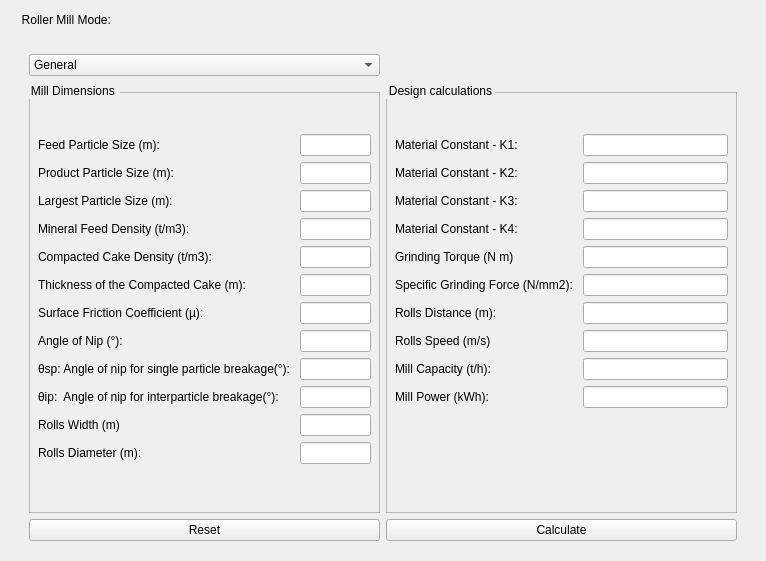
                               <widget class="QWidget" name="molino_rodillo">
                                <layout class="QHBoxLayout" name="horizontalLayout_20">
                                 <item>
                                  <widget class="QWidget" name="widget_17" native="true">
                                   <layout class="QHBoxLayout" name="horizontalLayout_21">
                                    <property name="topMargin">
                                     <number>0</number>
                                    </property>
                                    <property name="bottomMargin">
                                     <number>0</number>
                                    </property>
                                    <item>
                                     <widget class="QGroupBox" name="groupBox_24">
                                      <property name="styleSheet">
                                       <string notr="true">QGroupBox {
    border: 2px;
	font: 600 12pt &quot;Bookman Old Style&quot;;
    margin-top: 13px; /* Ajusta el margen superior según tus necesidades */
    padding-top: 30px; /* Ajusta el espaciado superior según tus necesidades */
}

</string>
                                      </property>
                                      <property name="title">
                                       <string>Roller Mill Mode: </string>
                                      </property>
                                      <property name="alignment">
                                       <set>Qt::AlignLeading|Qt::AlignLeft|Qt::AlignVCenter</set>
                                      </property>
                                      <layout class="QGridLayout" name="gridLayout_11">
                                       <property name="leftMargin">
                                        <number>9</number>
                                       </property>
                                       <property name="topMargin">
                                        <number>0</number>
                                       </property>
                                       <item row="2" column="1">
                                        <widget class="QGroupBox" name="groupBox_28">
                                         <property name="styleSheet">
                                          <string notr="true">QGroupBox {
    border: 1px solid rgba(128, 128, 128, 0.5); /* Ajusta la opacidad según tus necesidades */
    margin-top: 10px; /* Ajusta el margen superior según tus necesidades */
    padding-top: 20px; /* Ajusta el espaciado superior según tus necesidades */
	
	font: 600 12pt &quot;Bookman Old Style&quot;;

}

QLineEdit:focus{
    border: 1px solid rgb(189, 147, 249);
}</string>
                                         </property>
                                         <property name="title">
                                          <string>Design calculations</string>
                                         </property>
                                         <layout class="QGridLayout" name="gridLayout_3">
                                          <item row="5" column="0">
                                           <widget class="QLabel" name="label_212">
                                            <property name="text">
                                             <string>Specific Grinding Force (N/mm2): </string>
                                            </property>
                                           </widget>
                                          </item>
                                          <item row="6" column="1">
                                           <widget class="QLineEdit" name="lineEditDistanciaRodillos"/>
                                          </item>
                                          <item row="1" column="0">
                                           <widget class="QLabel" name="label_209">
                                            <property name="text">
                                             <string>Material Constant - K2: </string>
                                            </property>
                                           </widget>
                                          </item>
                                          <item row="8" column="0">
                                           <widget class="QLabel" name="label_215">
                                            <property name="text">
                                             <string>Mill Capacity (t/h): </string>
                                            </property>
                                           </widget>
                                          </item>
                                          <item row="3" column="0">
                                           <widget class="QLabel" name="label_211">
                                            <property name="text">
                                             <string>Material Constant - K4: </string>
                                            </property>
                                           </widget>
                                          </item>
                                          <item row="1" column="1">
                                           <widget class="QLineEdit" name="lineEditk2"/>
                                          </item>
                                          <item row="12" column="0" colspan="2">
                                           <widget class="QWidget" name="widget_20" native="true">
                                            <layout class="QHBoxLayout" name="horizontalLayout_33"/>
                                           </widget>
                                          </item>
                                          <item row="6" column="0">
                                           <widget class="QLabel" name="label_214">
                                            <property name="text">
                                             <string>Rolls Distance (m): </string>
                                            </property>
                                           </widget>
                                          </item>
                                          <item row="2" column="0">
                                           <widget class="QLabel" name="label_210">
                                            <property name="text">
                                             <string>Material Constant - K3: </string>
                                            </property>
                                           </widget>
                                          </item>
                                          <item row="7" column="0">
                                           <widget class="QLabel" name="label_213">
                                            <property name="text">
                                             <string>Rolls Speed (m/s)</string>
                                            </property>
                                           </widget>
                                          </item>
                                          <item row="0" column="1">
                                           <widget class="QLineEdit" name="lineEditk1"/>
                                          </item>
                                          <item row="8" column="1">
                                           <widget class="QLineEdit" name="lineEditCapacidadRodillos"/>
                                          </item>
                                          <item row="11" column="1">
                                           <spacer name="verticalSpacer_7">
                                            <property name="orientation">
                                             <enum>Qt::Vertical</enum>
                                            </property>
                                            <property name="sizeHint" stdset="0">
                                             <size>
                                              <width>20</width>
                                              <height>40</height>
                                             </size>
                                            </property>
                                           </spacer>
                                          </item>
                                          <item row="10" column="1">
                                           <widget class="QLineEdit" name="lineEditSizePotenciaRodillos"/>
                                          </item>
                                          <item row="10" column="0">
                                           <widget class="QLabel" name="label_16">
                                            <property name="text">
                                             <string>Mill Power (kWh):  </string>
                                            </property>
                                           </widget>
                                          </item>
                                          <item row="3" column="1">
                                           <widget class="QLineEdit" name="lineEditk4"/>
                                          </item>
                                          <item row="7" column="1">
                                           <widget class="QLineEdit" name="lineEditVelocidadRodillos"/>
                                          </item>
                                          <item row="5" column="1">
                                           <widget class="QLineEdit" name="lineEditFuerzaEspecifica"/>
                                          </item>
                                          <item row="2" column="1">
                                           <widget class="QLineEdit" name="lineEditk3"/>
                                          </item>
                                          <item row="0" column="0">
                                           <widget class="QLabel" name="label_204">
                                            <property name="text">
                                             <string>Material Constant - K1: </string>
                                            </property>
                                           </widget>
                                          </item>
                                          <item row="4" column="0">
                                           <widget class="QLabel" name="label_12">
                                            <property name="text">
                                             <string>Grinding Torque (N m)</string>
                                            </property>
                                           </widget>
                                          </item>
                                          <item row="4" column="1">
                                           <widget class="QLineEdit" name="lineEditTorqueMolienda"/>
                                          </item>
                                         </layout>
                                        </widget>
                                       </item>
                                       <item row="3" column="0">
                                        <widget class="QPushButton" name="botonLimpiar_5">
                                         <property name="sizePolicy">
                                          <sizepolicy hsizetype="Minimum" vsizetype="Fixed">
                                           <horstretch>20</horstretch>
                                           <verstretch>0</verstretch>
                                          </sizepolicy>
                                         </property>
                                         <property name="minimumSize">
                                          <size>
                                           <width>20</width>
                                           <height>0</height>
                                          </size>
                                         </property>
                                         <property name="cursor">
                                          <cursorShape>PointingHandCursor</cursorShape>
                                         </property>
                                         <property name="styleSheet">
                                          <string notr="true">QPushButton:hover {
    font-size: 15px;
	font: 600 12pt &quot;Bookman Old Style&quot;;
	background-color: rgb(255, 44, 44);

}

QPushButton:pressed{
	padding-left:5px;
	padding-top:5px;
	
	background-color: qlineargradient(spread:pad, x1:0, y1:0, x2:1, y2:0, stop:0 rgba(53, 21, 21, 255), stop:0.55 rgba(235, 93, 44, 255), stop:0.98 rgba(146, 91, 9, 255), stop:1 rgba(0, 0, 0, 0));
}
</string>
                                         </property>
                                         <property name="text">
                                          <string>Reset</string>
                                         </property>
                                        </widget>
                                       </item>
                                       <item row="2" column="0">
                                        <widget class="QGroupBox" name="groupBox_25">
                                         <property name="styleSheet">
                                          <string notr="true">QGroupBox {
    border: 1px solid rgba(128, 128, 128, 0.5); /* Ajusta la opacidad según tus necesidades */
    margin-top: 10px; /* Ajusta el margen superior según tus necesidades */
    padding-top: 20px; /* Ajusta el espaciado superior según tus necesidades */
	
	font: 600 12pt &quot;Bookman Old Style&quot;;
}

QLineEdit:focus{
    border: 1px solid rgb(189, 147, 249);
}</string>
                                         </property>
                                         <property name="title">
                                          <string>Mill Dimensions </string>
                                         </property>
                                         <layout class="QGridLayout" name="gridLayout">
                                          <item row="6" column="0">
                                           <widget class="QLabel" name="label_21">
                                            <property name="text">
                                             <string>Surface Friction Coefficient (µ): </string>
                                            </property>
                                           </widget>
                                          </item>
                                          <item row="8" column="1">
                                           <widget class="QLineEdit" name="lineEditAnguloFractura"/>
                                          </item>
                                          <item row="4" column="0">
                                           <widget class="QLabel" name="label_206">
                                            <property name="text">
                                             <string>Compacted Cake Density (t/m3): </string>
                                            </property>
                                           </widget>
                                          </item>
                                          <item row="2" column="0">
                                           <widget class="QLabel" name="label_203">
                                            <property name="text">
                                             <string>Largest Particle Size (m): </string>
                                            </property>
                                           </widget>
                                          </item>
                                          <item row="10" column="1">
                                           <widget class="QLineEdit" name="lineEditWidthRodillos"/>
                                          </item>
                                          <item row="6" column="1">
                                           <widget class="QLineEdit" name="lineEditCoeficienteFriccion"/>
                                          </item>
                                          <item row="7" column="1">
                                           <widget class="QLineEdit" name="lineEditAnguloApertura"/>
                                          </item>
                                          <item row="11" column="0">
                                           <widget class="QLabel" name="label_22">
                                            <property name="text">
                                             <string>Rolls Diameter (m): </string>
                                            </property>
                                           </widget>
                                          </item>
                                          <item row="1" column="1">
                                           <widget class="QLineEdit" name="lineEditProductoRodillo"/>
                                          </item>
                                          <item row="11" column="1">
                                           <widget class="QLineEdit" name="lineEditDiametroRodillos"/>
                                          </item>
                                          <item row="4" column="1">
                                           <widget class="QLineEdit" name="lineEditTortaSalida"/>
                                          </item>
                                          <item row="8" column="0">
                                           <widget class="QLabel" name="label_207">
                                            <property name="text">
                                             <string>θsp: Angle of nip for single particle breakage(°): </string>
                                            </property>
                                           </widget>
                                          </item>
                                          <item row="0" column="0">
                                           <widget class="QLabel" name="label_11">
                                            <property name="text">
                                             <string>Feed Particle Size (m): </string>
                                            </property>
                                           </widget>
                                          </item>
                                          <item row="9" column="0">
                                           <widget class="QLabel" name="label_208">
                                            <property name="text">
                                             <string>θip:  Angle of nip for interparticle breakage(°): </string>
                                            </property>
                                           </widget>
                                          </item>
                                          <item row="1" column="0">
                                           <widget class="QLabel" name="label_13">
                                            <property name="text">
                                             <string>Product Particle Size (m): </string>
                                            </property>
                                           </widget>
                                          </item>
                                          <item row="7" column="0">
                                           <widget class="QLabel" name="label_23">
                                            <property name="text">
                                             <string>Angle of Nip (°): </string>
                                            </property>
                                           </widget>
                                          </item>
                                          <item row="2" column="1">
                                           <widget class="QLineEdit" name="lineEditTamaoMaximo"/>
                                          </item>
                                          <item row="3" column="1">
                                           <widget class="QLineEdit" name="lineEditDensidadRodillo"/>
                                          </item>
                                          <item row="10" column="0">
                                           <widget class="QLabel" name="label_216">
                                            <property name="text">
                                             <string>Rolls Width (m) </string>
                                            </property>
                                           </widget>
                                          </item>
                                          <item row="9" column="1">
                                           <widget class="QLineEdit" name="lineEditAnguloCompresion"/>
                                          </item>
                                          <item row="0" column="1">
                                           <widget class="QLineEdit" name="lineEditAlimentoRodillo">
                                            <property name="styleSheet">
                                             <string notr="true"/>
                                            </property>
                                           </widget>
                                          </item>
                                          <item row="3" column="0">
                                           <widget class="QLabel" name="label_205">
                                            <property name="text">
                                             <string>Mineral Feed Density (t/m3): </string>
                                            </property>
                                           </widget>
                                          </item>
                                          <item row="12" column="1">
                                           <spacer name="verticalSpacer_6">
                                            <property name="orientation">
                                             <enum>Qt::Vertical</enum>
                                            </property>
                                            <property name="sizeHint" stdset="0">
                                             <size>
                                              <width>20</width>
                                              <height>40</height>
                                             </size>
                                            </property>
                                           </spacer>
                                          </item>
                                          <item row="5" column="0">
                                           <widget class="QLabel" name="label_217">
                                            <property name="text">
                                             <string>Thickness of the Compacted Cake (m): </string>
                                            </property>
                                           </widget>
                                          </item>
                                          <item row="5" column="1">
                                           <widget class="QLineEdit" name="lineEditGrosorTorta"/>
                                          </item>
                                         </layout>
                                        </widget>
                                       </item>
                                       <item row="0" column="0">
                                        <widget class="QComboBox" name="opcionesMolinoRodillo">
                                         <property name="sizePolicy">
                                          <sizepolicy hsizetype="Preferred" vsizetype="Preferred">
                                           <horstretch>0</horstretch>
                                           <verstretch>0</verstretch>
                                          </sizepolicy>
                                         </property>
                                         <property name="cursor">
                                          <cursorShape>PointingHandCursor</cursorShape>
                                         </property>
                                         <property name="styleSheet">
                                          <string notr="true">QComboBox QAbstractItemView {
	background: transparent;
    background-color: #FFFFFF; /* Cambia el color de fondo de las opciones
	 desplegadas a blanco */
	color: #000000; /* Cambia el color del texto a negro */
}</string>
                                         </property>
                                         <item>
                                          <property name="text">
                                           <string>General</string>
                                          </property>
                                         </item>
                                         <item>
                                          <property name="text">
                                           <string>Design angles</string>
                                          </property>
                                         </item>
                                         <item>
                                          <property name="text">
                                           <string>Gap and Roll Diameter</string>
                                          </property>
                                         </item>
                                         <item>
                                          <property name="text">
                                           <string>Rolls speed</string>
                                          </property>
                                         </item>
                                         <item>
                                          <property name="text">
                                           <string>Mill Capacity </string>
                                          </property>
                                         </item>
                                         <item>
                                          <property name="text">
                                           <string>Mill Power </string>
                                          </property>
                                         </item>
                                        </widget>
                                       </item>
                                       <item row="3" column="1">
                                        <widget class="QPushButton" name="botonCalcular_5">
                                         <property name="sizePolicy">
                                          <sizepolicy hsizetype="Minimum" vsizetype="Fixed">
                                           <horstretch>20</horstretch>
                                           <verstretch>0</verstretch>
                                          </sizepolicy>
                                         </property>
                                         <property name="cursor">
                                          <cursorShape>PointingHandCursor</cursorShape>
                                         </property>
                                         <property name="styleSheet">
                                          <string notr="true">
QPushButton:hover {
    font-size: 15px;
	
	color: rgb(0, 0, 0);
	background-color: rgb(0, 255, 69);

}

QPushButton:pressed{
	padding-left:5px;
	padding-top:5px;
	
	background-color: qlineargradient(spread:pad, x1:0, y1:0, x2:1, y2:0, stop:0 rgba(211, 255, 102, 255), stop:0.55 rgba(139, 235, 44, 255), stop:0.98 rgba(9, 146, 76, 149), stop:1 rgba(0, 0, 0, 0));
}</string>
                                         </property>
                                         <property name="text">
                                          <string>Calculate</string>
                                         </property>
                                        </widget>
                                       </item>
                                      </layout>
                                     </widget>
                                    </item>
                                   </layout>
                                  </widget>
                                 </item>
                                </layout>
                               </widget>
